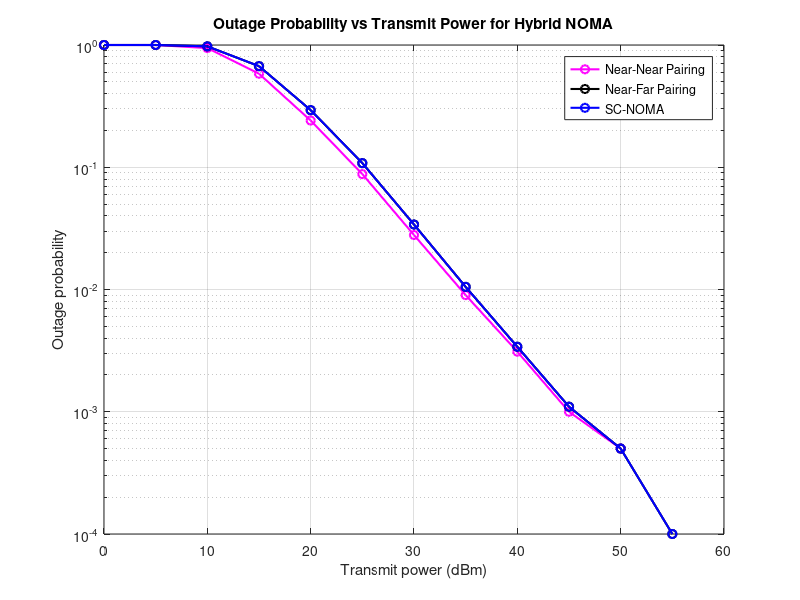

The MATLAB script that drew this image:
clc; clear variables; close all;

% SNR range in dB
Pt = -114:5:-54;    % Transmit power in dB
pt = db2pow(Pt);    % Convert dB to linear scale

N = 10^4; % Number of samples

% Distances of users
d1 = 20; d2 = 10; d3 = 5; d4 = 3;
eta = 3.5; % Path loss exponent

% Rayleigh fading coefficients for users
h1 = (sqrt(d1^-eta)) * (randn(N, 1) + 1i * randn(N, 1)) / sqrt(2);
h2 = (sqrt(d2^-eta)) * (randn(N, 1) + 1i * randn(N, 1)) / sqrt(2);
h3 = (sqrt(d3^-eta)) * (randn(N, 1) + 1i * randn(N, 1)) / sqrt(2);
h4 = (sqrt(d4^-eta)) * (randn(N, 1) + 1i * randn(N, 1)) / sqrt(2);

% Channel gains
g1 = abs(h1).^2;
g2 = abs(h2).^2;
g3 = abs(h3).^2;
g4 = abs(h4).^2;

BW = 10^6; % Bandwidth
No = -174 + 10 * log10(BW); % Noise power in dBm
no = (10^-3) * db2pow(No); % Noise power in linear scale

% Power allocation coefficients for Hybrid NOMA
a1 = 0.7; a2 = 1 - a1;
b1 = 0.7; b2 = (3/4) * (1 - b1); b3 = (3/4) * (1 - (b1 + b2)); b4 = 1 - (b1 + b2 + b3);

% Target data rates (bps/Hz)
R_near = 0.5; R_far = 0.5;
rate_near = 2^R_near - 1;
rate_far = 2^R_far - 1;

% Pre-allocate outage probability arrays
pout_near = zeros(size(Pt));
pout_far = zeros(size(Pt));
pout_sc_noma = zeros(size(Pt));

for u = 1:length(pt)
    % Calculate SNRs for Near-Near pairing
    gamma1_near = pt(u) * a1 .* g1 ./ (pt(u) * (a2) .* g1 + no);
    gamma2_near = pt(u) * a1 .* g2 ./ (pt(u) * (a2) .* g2 + no);
    gamma3_near = pt(u) * a1 .* g3 ./ (pt(u) * (a2) .* g3 + no);
    gamma4_near = pt(u) * a1 .* g4 ./ (pt(u) * (a2) .* g4 + no);
    
    % Calculate SNRs for Near-Far pairing
    gamma1_far = pt(u) * b1 .* g1 ./ (pt(u) * (b2 + b3 + b4) .* g1 + no);
    gamma2_far = pt(u) * b2 .* g2 ./ (pt(u) * (b3 + b4) .* g2 + no);
    gamma3_far = pt(u) * b3 .* g3 ./ (pt(u) * b4 .* g3 + no);
    gamma4_far = pt(u) * b4 .* g4 ./ no;
    
    % Calculate SNRs for SC-NOMA (Successive Cancellation NOMA)
    gamma1_sc = pt(u) * b1 .* g1 ./ (pt(u) * (b2 + b3 + b4) .* g1 + no);
    gamma2_sc = pt(u) * b2 .* g2 ./ (pt(u) * (b3 + b4) .* g2 + no);
    gamma3_sc = pt(u) * b3 .* g3 ./ (pt(u) * b4 .* g3 + no);
    gamma4_sc = pt(u) * b4 .* g4 ./ no;

    % Calculate achieved rates for Near-Near pairing
    R1_near = log2(1 + gamma1_near);
    R2_near = log2(1 + gamma2_near);
    R3_near = log2(1 + gamma3_near);
    R4_near = log2(1 + gamma4_near);
    
    % Calculate achieved rates for Near-Far pairing
    R1_far = log2(1 + gamma1_far);
    R2_far = log2(1 + gamma2_far);
    R3_far = log2(1 + gamma3_far);
    R4_far = log2(1 + gamma4_far);

    % Calculate achieved rates for SC-NOMA
    R1_sc = log2(1 + gamma1_sc);
    R2_sc = log2(1 + gamma2_sc);
    R3_sc = log2(1 + gamma3_sc);
    R4_sc = log2(1 + gamma4_sc);
    
    % Check for outage for Near-Near pairing
    for k = 1:N
        if (R1_near(k) < R_near) || (R2_near(k) < R_near) || (R3_near(k) < R_near) || (R4_near(k) < R_near)
            pout_near(u) = pout_near(u) + 1;
        end
    end
    
    % Check for outage for Near-Far pairing
    for k = 1:N
        if (R1_far(k) < R_far) || (R2_far(k) < R_far) || (R3_far(k) < R_far) || (R4_far(k) < R_far)
            pout_far(u) = pout_far(u) + 1;
        end
    end
    
    % Check for outage for SC-NOMA
    for k = 1:N
        if (R1_sc(k) < R_far) || (R2_sc(k) < R_far) || (R3_sc(k) < R_far) || (R4_sc(k) < R_far)
            pout_sc_noma(u) = pout_sc_noma(u) + 1;
        end
    end
end

% Normalize outage probabilities
pout_near = pout_near / N;
pout_far = pout_far / N;
pout_sc_noma = pout_sc_noma / N;




SNR = Pt - No; % In dB
% Plotting
figure;
semilogy(SNR, pout_near, 'o-m', 'linewidth', 1.5); hold on; grid on;
semilogy(SNR, pout_far, 'o-k', 'linewidth', 1.5);
semilogy(SNR, pout_sc_noma, 'o-b', 'linewidth', 1.5);
xlabel('Transmit power (dBm)');
ylabel('Outage probability');
title('Outage Probability vs Transmit Power for Hybrid NOMA');
legend('Near-Near Pairing', 'Near-Far Pairing', 'SC-NOMA');
